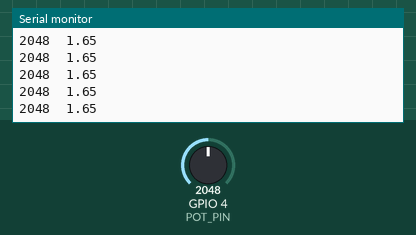
Recording of a program running on a simulated ESP32-C6. On the bench: the last lines printed to the serial monitor. The inputs (shaded band) are chosen by the test bench; at power-on: GPIO 4 (POT_PIN) = 2048.

Above: at 3.2 s.
3.3 s: GPIO 4 (POT_PIN) set to 2866
At 3.31 s:
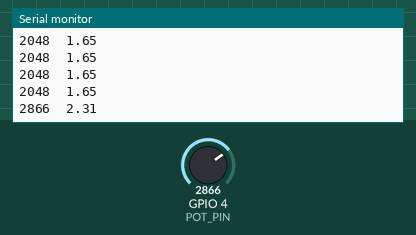
4.8 s: GPIO 4 (POT_PIN) set to 3603
At 4.81 s:
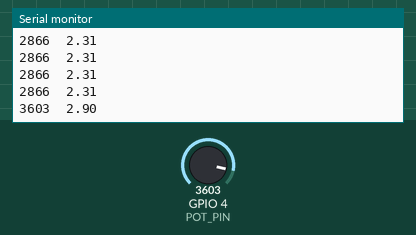
Timing chart, 0 to 7.8 s (numbered marks = the images above; inputs shaded):
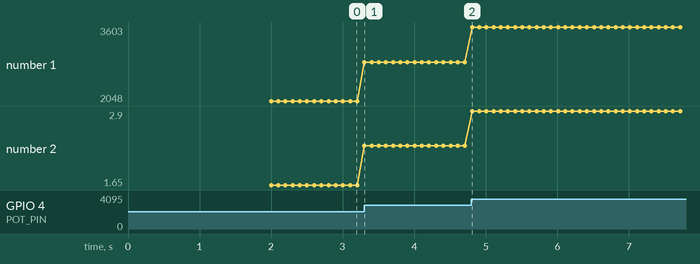

Measured:
- after the input at 3.3 s, the serial monitor: prints a new line at once (image 1)
- after the input at 4.8 s, the serial monitor: prints a new line at once (image 2)
- plotted number 1: 2048 → 2866 after the input at 3.3 s, 2866 → 3603 after the input at 4.8 s
- plotted number 2: 1.65 → 2.31 after the input at 3.3 s, 2.31 → 2.9 after the input at 4.8 s

The program:

main.cpp
```cpp
#include <Arduino.h>

#define POT_PIN 4        // ADC pin
#define BAUD_RATE 115200 // Baud rate for Serial
#define SAMPLE_MS 100    // Start with 100ms for clear readability

void setup() {
  Serial.begin(BAUD_RATE);
  delay(2000); // Give native USB CDC time to attach to the PC
  Serial.println("Starting ADC readings...");
}

void loop() {
  int raw = analogRead(POT_PIN);
  float volts = analogReadMilliVolts(POT_PIN) / 1000.0f;

  Serial.print(raw);
  Serial.print('\t');
  Serial.println(volts);

  delay(SAMPLE_MS);
}
```
